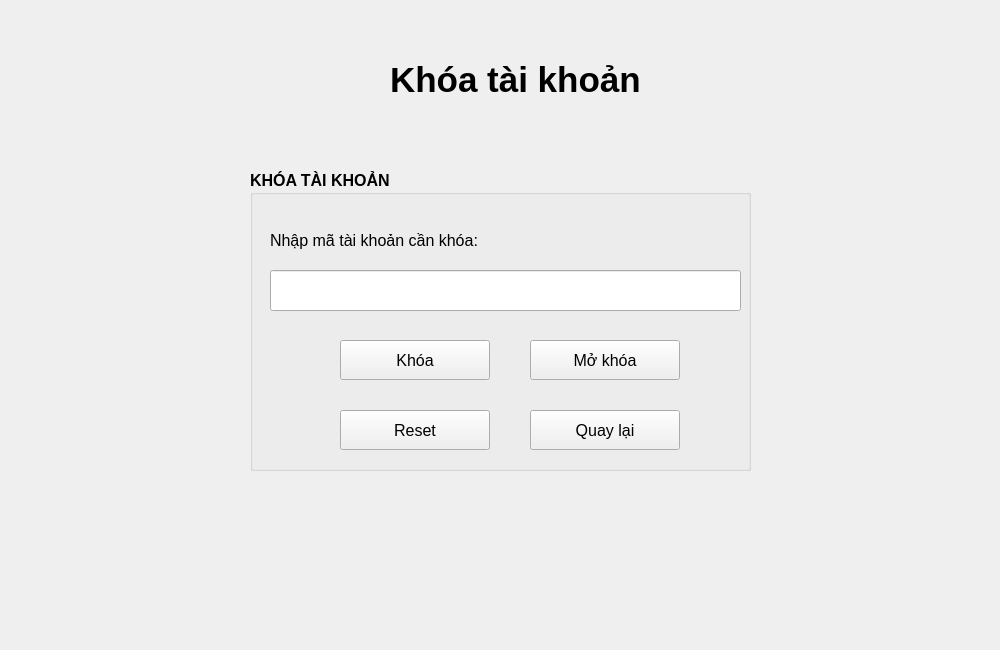
<?xml version="1.0" encoding="UTF-8"?>
<ui version="4.0">
 <class>MainWindow</class>
 <widget class="QMainWindow" name="MainWindow">
  <property name="enabled">
   <bool>true</bool>
  </property>
  <property name="geometry">
   <rect>
    <x>0</x>
    <y>0</y>
    <width>1000</width>
    <height>650</height>
   </rect>
  </property>
  <property name="windowTitle">
   <string>MainWindow</string>
  </property>
  <widget class="QWidget" name="centralwidget">
   <widget class="QGroupBox" name="groupBox">
    <property name="geometry">
     <rect>
      <x>250</x>
      <y>170</y>
      <width>501</width>
      <height>301</height>
     </rect>
    </property>
    <property name="font">
     <font>
      <pointsize>12</pointsize>
      <weight>75</weight>
      <bold>true</bold>
     </font>
    </property>
    <property name="title">
     <string>KHÓA TÀI KHOẢN</string>
    </property>
    <widget class="QLabel" name="label_3">
     <property name="geometry">
      <rect>
       <x>20</x>
       <y>50</y>
       <width>271</width>
       <height>41</height>
      </rect>
     </property>
     <property name="font">
      <font>
       <weight>50</weight>
       <bold>false</bold>
      </font>
     </property>
     <property name="text">
      <string>Nhập mã tài khoản cần khóa:</string>
     </property>
    </widget>
    <widget class="QLineEdit" name="text_ac">
     <property name="geometry">
      <rect>
       <x>20</x>
       <y>100</y>
       <width>471</width>
       <height>41</height>
      </rect>
     </property>
     <property name="font">
      <font>
       <weight>50</weight>
       <bold>false</bold>
      </font>
     </property>
    </widget>
    <widget class="QPushButton" name="bt_block">
     <property name="geometry">
      <rect>
       <x>90</x>
       <y>170</y>
       <width>150</width>
       <height>40</height>
      </rect>
     </property>
     <property name="font">
      <font>
       <weight>50</weight>
       <bold>false</bold>
      </font>
     </property>
     <property name="text">
      <string>Khóa</string>
     </property>
    </widget>
    <widget class="QPushButton" name="bt_openblock">
     <property name="geometry">
      <rect>
       <x>280</x>
       <y>170</y>
       <width>150</width>
       <height>40</height>
      </rect>
     </property>
     <property name="font">
      <font>
       <weight>50</weight>
       <bold>false</bold>
      </font>
     </property>
     <property name="text">
      <string>Mở khóa</string>
     </property>
    </widget>
    <widget class="QPushButton" name="btn_back">
     <property name="geometry">
      <rect>
       <x>280</x>
       <y>240</y>
       <width>150</width>
       <height>40</height>
      </rect>
     </property>
     <property name="font">
      <font>
       <weight>50</weight>
       <bold>false</bold>
      </font>
     </property>
     <property name="text">
      <string>Quay lại</string>
     </property>
    </widget>
    <widget class="QPushButton" name="btn_reset">
     <property name="geometry">
      <rect>
       <x>90</x>
       <y>240</y>
       <width>150</width>
       <height>40</height>
      </rect>
     </property>
     <property name="font">
      <font>
       <weight>50</weight>
       <bold>false</bold>
      </font>
     </property>
     <property name="text">
      <string>Reset</string>
     </property>
    </widget>
   </widget>
   <widget class="QLabel" name="label_2">
    <property name="geometry">
     <rect>
      <x>390</x>
      <y>50</y>
      <width>331</width>
      <height>60</height>
     </rect>
    </property>
    <property name="font">
     <font>
      <pointsize>26</pointsize>
      <weight>75</weight>
      <bold>true</bold>
     </font>
    </property>
    <property name="text">
     <string>Khóa tài khoản</string>
    </property>
   </widget>
  </widget>
  <widget class="QMenuBar" name="menubar">
   <property name="geometry">
    <rect>
     <x>0</x>
     <y>0</y>
     <width>1000</width>
     <height>26</height>
    </rect>
   </property>
  </widget>
 </widget>
 <resources/>
 <connections/>
</ui>
